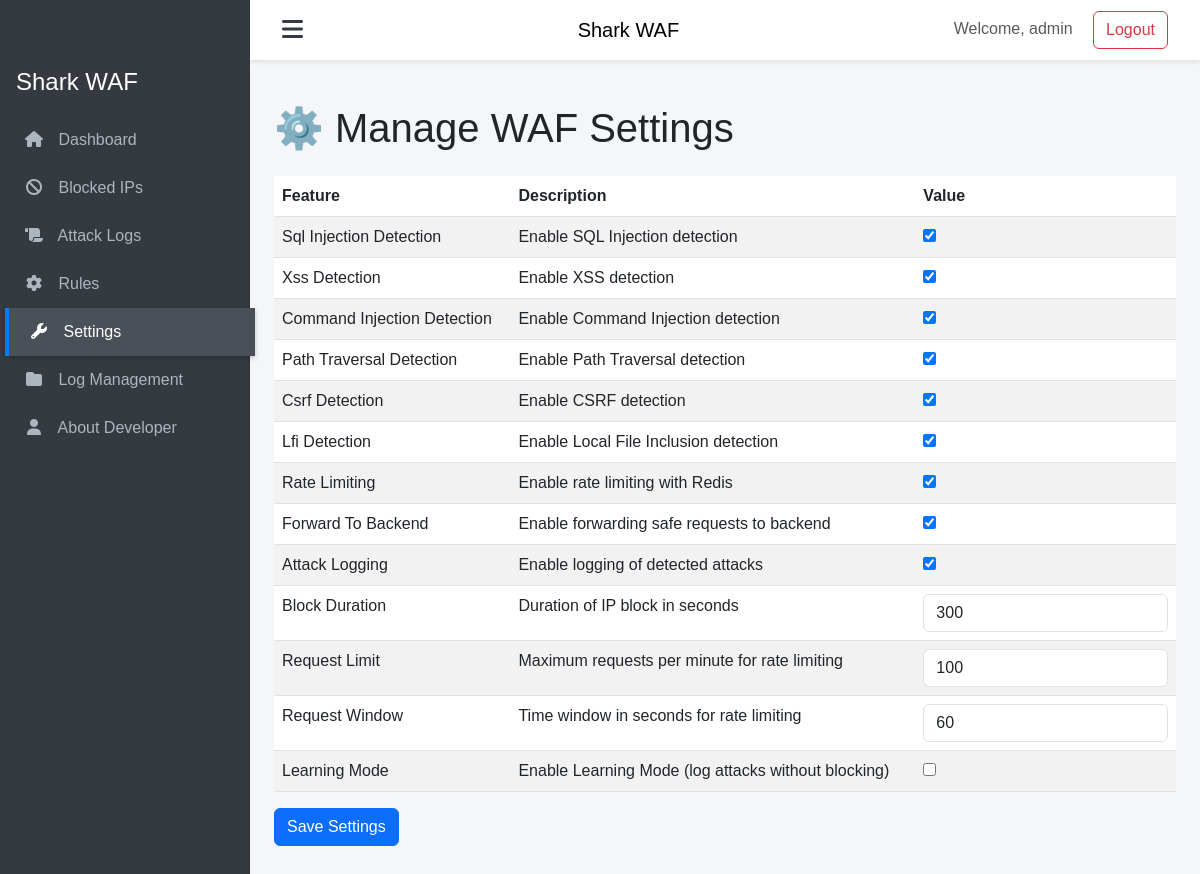
Page /settings/html (signed in) on the committed database.
### tables this page shows
CREATE TABLE settings (
                key TEXT PRIMARY KEY,
                value INTEGER NOT NULL,
                description TEXT,
                updated_at REAL,
                learning_mode_expiry REAL
            );

### waf/routes/admin_routes.py (the view)
    def decorated_function(*args, **kwargs):
        if 'user_id' not in session:
            return redirect(url_for('login'))
        return f(*args, **kwargs)

### waf/db.py (called while the page is built)
def get_all_settings():
    with sqlite3.connect(DB_PATH) as conn:
        c = conn.cursor()
        c.execute("SELECT key, value, description, updated_at, learning_mode_expiry FROM settings")
        return [{'key': r[0], 'value': r[1], 'description': r[2], 'updated_at': r[3], 'learning_mode_expiry': r[4]} for r in c.fetchall()]

### waf/routes/admin_routes.py (called while the page is built)
def login_required(f):
    def decorated_function(*args, **kwargs):
        if 'user_id' not in session:
            return redirect(url_for('login'))
        return f(*args, **kwargs)
    decorated_function.__name__ = f.__name__
    return decorated_function

### templates/settings.html (shortened to what this page needs)
{% extends 'base.html' %}
{% block content %}
<h1 class="my-4">⚙️ Manage WAF Settings</h1>
<form method="POST" class="mb-4">
    <table class="table table-striped">
        <thead>
            <tr>
                <th>Feature</th>
                <th>Description</th>
                <th>Value</th>
            </tr>
        </thead>
        <tbody>
            {% for setting in settings %}
            <tr>
                <td>{{ setting.key.replace('_', ' ').title() }}</td>
                <td>
                    {{ setting.description }}
                </td>
                <td>
                    {% if setting.key in ['block_duration', 'request_limit', 'request_window'] %}
                        <input type="number" name="{{ setting.key }}" class="form-control" value="{{ setting.value }}">
                    {% else %}
                        <input type="checkbox" name="{{ setting.key }}" {% if setting.value %}checked{% endif %}>
                    {% endif %}
                </td>
            </tr>
            {% endfor %}
        </tbody>
    </table>
    <button type="submit" class="btn btn-primary">Save Settings</button>
</form>
{% endblock %}

### templates/base.html (style rules this page uses)
body { font-family: 'Vazir', Arial, sans-serif; background-color: #f4f6f9; margin: 0; overflow-x: hidden; }

### rows in the picture
settings: key.replace "Sql Injection Detection", description "Enable SQL Injection detection", value "☑"
settings: key.replace "Xss Detection", description "Enable XSS detection", value "☑"
settings: key.replace "Command Injection Detection", description "Enable Command Injection detection", value "☑"
settings: key.replace "Path Traversal Detection", description "Enable Path Traversal detection", value "☑"
settings: key.replace "Csrf Detection", description "Enable CSRF detection", value "☑"
settings: key.replace "Lfi Detection", description "Enable Local File Inclusion detection", value "☑"
settings: key.replace "Rate Limiting", description "Enable rate limiting with Redis", value "☑"
settings: key.replace "Forward To Backend", description "Enable forwarding safe requests to backend", value "☑"
settings: key.replace "Attack Logging", description "Enable logging of detected attacks", value "☑"
settings: key.replace "Block Duration", description "Duration of IP block in seconds", block_duration "300"
settings: key.replace "Request Limit", description "Maximum requests per minute for rate limiting", request_limit "100"
settings: key.replace "Request Window", description "Time window in seconds for rate limiting", request_window "60"
settings: key.replace "Learning Mode", description "Enable Learning Mode (log attacks without blocking)"

### other values in the picture
{{ session.username }} "admin"
